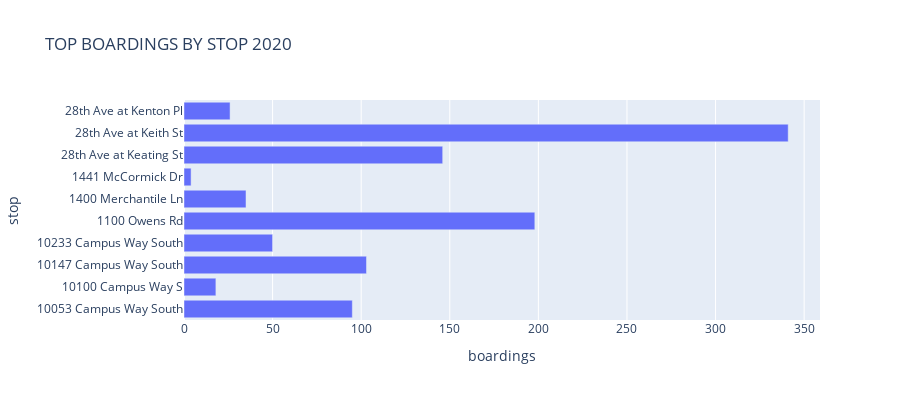

The notebook cell this image was saved under:
### Code cell
stops=round(augjan.groupby('stop')[['boardings','alightings']].agg('sum').reset_index(),2)
stops

fig = px.bar(stops.iloc[0:10], x="boardings", y="stop",  orientation='h', #color='Route',
hover_data=["boardings"],height=400,title='TOP BOARDINGS BY STOP 2020')
fig.show()

### Figure 1 — Plotly figure (JSON) as saved in the notebook; plotly's stock layout.template omitted (floating-point values rounded to 4 significant figures)
{"data": [{"alignmentgroup": "True", "hovertemplate": "boardings=%{x}<br>stop=%{y}<extra></extra>", "legendgroup": "", "marker": {"color": "#636efa"}, "name": "", "offsetgroup": "", "orientation": "h", "showlegend": false, "textposition": "auto", "type": "bar", "x": [95, 18, 103, 50, 198, 35, 4, 146, 341, 26], "xaxis": "x", "y": ["10053 Campus Way South", "10100 Campus Way S", "10147 Campus Way South", "10233 Campus Way South", "1100 Owens Rd", "1400 Merchantile Ln", "1441 McCormick Dr", "28th Ave at Keating St", "28th Ave at Keith St", "28th Ave at Kenton Pl"], "yaxis": "y"}], "layout": {"barmode": "relative", "height": 400, "legend": {"tracegroupgap": 0}, "title": {"text": "TOP BOARDINGS BY STOP 2020"}, "xaxis": {"anchor": "y", "domain": [0, 1], "title": {"text": "boardings"}}, "yaxis": {"anchor": "x", "domain": [0, 1], "title": {"text": "stop"}}}}
